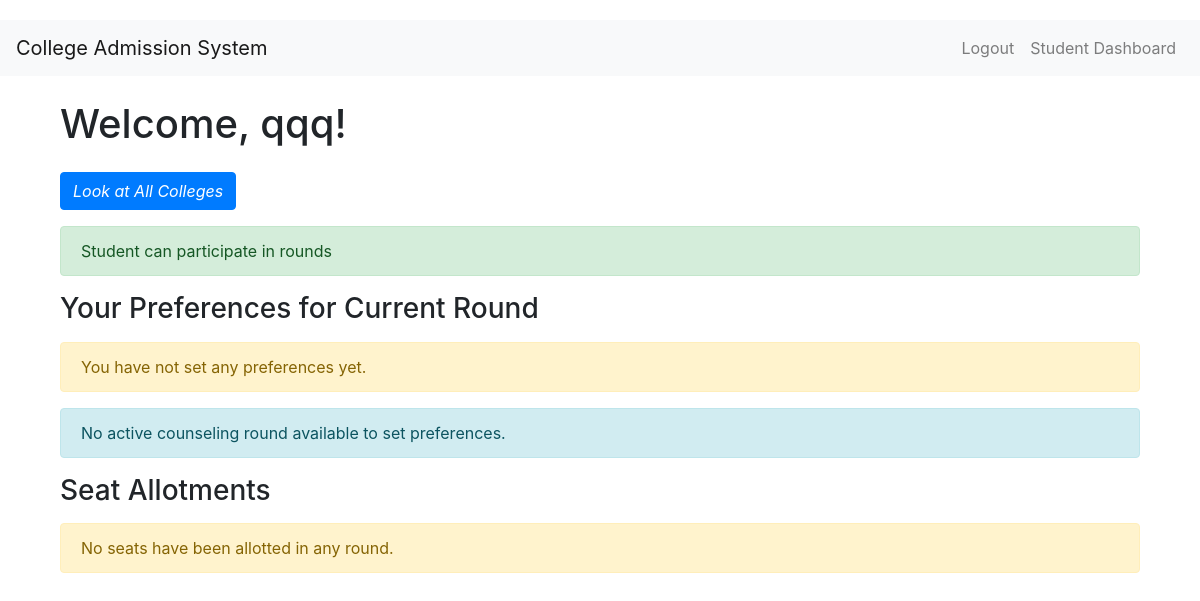
Before: /student/dashboard (signed in) with the older database file.
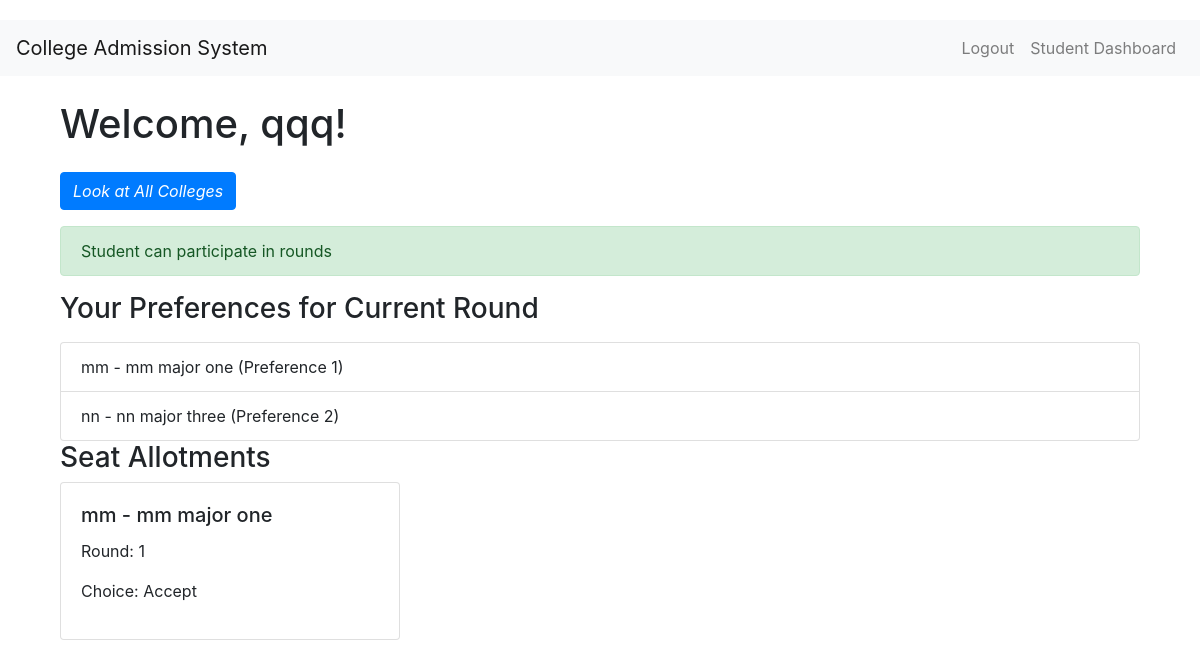
After: the same page with the newer database file.
### controllers/model.py (models this page shows, shortened)
class Student(db.Model):
    __tablename__ = 'students'
    id = db.Column(db.Integer, db.ForeignKey('users.id'),primary_key=True)
    name = db.Column(db.String(50), nullable=False)
    address = db.Column(db.String(200), nullable=True)
    eligibility_status = db.Column(db.Boolean, default=False)  # New field
    rank= db.Column(db.Integer,nullable=False)
    seat_preferences = db.relationship('SeatPreference', back_populates='student')  # Relationship with SeatPreference
    round_furthering=db.Column(db.Boolean, default=True) # Will student participate in further rounds

class SeatPreference(db.Model):
    __tablename__ = 'seat_preferences'
    id = db.Column(db.Integer, primary_key=True, autoincrement=True)
    round_id = db.Column(db.Integer, db.ForeignKey('round.round_id'), nullable=False)
    student_id = db.Column(db.Integer, db.ForeignKey('students.id'), nullable=False)
    college_id = db.Column(db.Integer, db.ForeignKey('colleges.id'), nullable=False)
    major_id = db.Column(db.Integer, db.ForeignKey('majors.id'), nullable=False)
    preference_order = db.Column(db.Integer, nullable=False)  # The order of preference (1, 2, etc.)
    student = db.relationship('Student', back_populates='seat_preferences')
    college = db.relationship('College', backref=db.backref('seat_preferences', lazy=True))
    major = db.relationship('Major', backref=db.backref('seat_preferences', lazy=True))
    round = db.relationship('Round', backref=db.backref('seat_preferences', lazy=True))

class College(db.Model):
    __tablename__ = 'colleges'
    id = db.Column(db.Integer, db.ForeignKey('users.id'), primary_key=True)
    name = db.Column(db.String(50), nullable=False)
    experience = db.Column(db.Integer, nullable=False)
    description = db.Column(db.Text)
    doc_url = db.Column(db.String(200), nullable=True)
    is_approved = db.Column(db.Boolean, default=False)
    is_complete = db.Column(db.Boolean, default=False)

class Major(db.Model):
    __tablename__= 'majors'
    id = db.Column(db.Integer, primary_key=True, autoincrement=True)
    college_id = db.Column(db.Integer, db.ForeignKey('colleges.id'), nullable=False)
    name = db.Column(db.String(50), nullable=False)
    seat_count = db.Column(db.Integer, nullable=False, default=0)
    alloted_seat_count = db.Column(db.Integer, nullable=False, default=0)
    college = db.relationship('College', backref=db.backref('majors', cascade='all, delete-orphan'))

class StudentAllotment(db.Model):
    _tablename_ = 'student_allotment'
    id = db.Column(db.Integer, primary_key=True)
    student_id = db.Column(db.Integer, db.ForeignKey('students.id'), nullable=False)  # Foreign key to Student
    pref_id = db.Column(db.Integer, db.ForeignKey('seat_preferences.id'), nullable=False)    # Foreign key to Preference
    round_id = db.Column(db.Integer, db.ForeignKey('round.round_id'), nullable=False)       # Foreign key to Round
    status = db.Column(db.String(10), nullable=False)   # "active" or "no"
    choice = db.Column(db.String(100))
    round = db.relationship('Round', back_populates='student_allotments')
    student = db.relationship('Student', backref='student_allotments')
    preference = db.relationship('SeatPreference', backref='student_allotments')

### controllers/routes.py (the view, shortened to what this page needs)
@main.route('/student/dashboard', methods=['GET', 'POST'])
def student_dashboard():
    current_user_id = session.get('user_id')
    student = Student.query.filter_by(id=current_user_id).first()
    active_round = Round.query.filter_by(is_active=True).first()
    college_major_pairs = db.session.query(
        Major.id.label('major_id'),
        Major.name.label('major_name'),
        College.id.label('college_id'),
        College.name.label('college_name')
    ).join(College).all()
    saved_preferences = SeatPreference.query.filter_by(student_id=current_user_id).all()
    seat_allotments = StudentAllotment.query.filter_by(student_id=current_user_id).all()
    return render_template(
        'student_dashboard.html',
        student=student,
        college_major_pairs=college_major_pairs,
        saved_preferences=saved_preferences,
        active_round=active_round,
        seat_allotments=seat_allotments
    )

### templates/student_dashboard.html (shortened to what this page needs)
{% extends "base.html" %}
{% block content %}
<div class="container mt-4">
    <h1>Welcome, {{ student.name }}!</h1>
    <a href="{{ url_for('main.view_colleges') }}" class="btn btn-primary mt-3">Look at All Colleges</a>
    {% if student.eligibility_status %}
        <div class="alert alert-success mt-3">
            Student can participate in rounds
        </div>
        <h3>Your Preferences for Current Round</h3>
        {% if saved_preferences %}
            <ul class="list-group mt-3">
                {% for preference in saved_preferences %}
                    <li class="list-group-item">
                        {{ preference.college.name }} - {{ preference.major.name }} (Preference {{ preference.preference_order }})
                    </li>
                {% endfor %}
            </ul>
        {% else %}
            <div class="alert alert-warning mt-3">
                You have not set any preferences yet.
            </div>
            {% if active_round %}
            <h3>Set Your Preferences for Round {{ active_round.round_number }}</h3>
            <form method="POST" action="{{ url_for('main.student_dashboard') }}">
                <div class="mb-3">
                    <label for="preference1" class="form-label">Preference 1</label>
                    <select class="form-select" id="preference1" name="preference1" required>
                        <option value="">Select a College-Major Pair</option>
                        {% for college_major in college_major_pairs %}
                            <option value="{{ college_major.major_id }}">{{ college_major.college_name }} - {{ college_major.major_name }}</option>
                        {% endfor %}
                    </select>
                </div>
                <div class="mb-3">
                    <label for="preference2" class="form-label">Preference 2</label>
                    <select class="form-select" id="preference2" name="preference2" required>
                        <option value="">Select a College-Major Pair</option>
                        {% for college_major in college_major_pairs %}
                            <option value="{{ college_major.major_id }}">{{ college_major.college_name }} - {{ college_major.major_name }}</option>
                        {% endfor %}
                    </select>
                </div>
                <button type="submit" class="btn btn-primary">Save Preferences</button>
            </form>
            {% else %}
                <div class="alert alert-info mt-3">
                    No active counseling round available to set preferences.
                </div>
            {% endif %}
        {% endif %}
        <h3>Seat Allotments</h3>
        {% if seat_allotments %}
            <div class="row">
                {% for allotment in seat_allotments %}
                    <div class="col-md-4 mb-4">
                        <div class="card">
                            <div class="card-body">
                                <h5 class="card-title">{{ allotment.preference.college.name }} - {{ allotment.preference.major.name }}</h5>
                                <p>Round: {{ allotment.round_id }}</p>
                                {% if allotment.status == 'active' and student.round_furthering and (not allotment.choice or allotment.choice == 'NULL') %}
                                    <form method="POST" action="{{ url_for('main.update_choice', allotment_id=allotment.id) }}">
                                        <div class="mb-3">
                                            <label for="choice{{ allotment.id }}" class="form-label">Choose an option:</label>
                                            <select class="form-select" id="choice{{ allotment.id }}" name="choice" required>
                                                <option value="">Select an Option</option>
                                                <option value="accept">Accept</option>
                                                <option value="freeze_and_upgrade">Freeze and Upgrade</option>
                                                <option value="reject_and_upgrade">Reject and Upgrade</option>
                                                <option value="withdraw">Withdraw</option>
                                            </select>
                                        </div>
                                        <button type="submit" class="btn btn-primary">Submit</button>
                                    </form>
                                {% elif allotment.choice %}
                                    <p>Choice: {{ allotment.choice.replace('_', ' ').title() }}</p>
                                {% else %}
                                    <p>No action required for this allotment.</p>
                                {% endif %}
                            </div>
                        </div>
                    </div>
                {% endfor %}
            </div>
        {% else %}
            <div class="alert alert-warning mt-3">
                No seats have been allotted in any round.
            </div>
        {% endif %}
    {% else %}
        <div class="alert alert-danger mt-3">
            Student is not eligible for rounds
        </div>
    {% endif %}
</div>
{% endblock %}

### templates/base.html (shortened to what this page needs)
<!DOCTYPE html>
<html lang="en">
<head>
    <link rel="stylesheet" href="{{ url_for('static', filename='css/style.css') }}">
    <link rel="stylesheet" href="https://stackpath.bootstrapcdn.com/bootstrap/4.5.2/css/bootstrap.min.css">
</head>
<body>
    <nav class="navbar navbar-expand-lg navbar-light bg-light">
        <a class="navbar-brand" href="/">College Admission System</a>
        <div class="collapse navbar-collapse">
            <ul class="navbar-nav ml-auto">
                <li class="nav-item">
                    <a class="nav-link" href="{{ url_for('main.logout') }}">Logout</a>
                </li>
                {% if session.get('user_role') == 'admin' %}
                <li class="nav-item">
                    <a class="nav-link" href="{{ url_for('main.admin_dashboard') }}">Admin Dashboard</a>
                </li>
                {% elif session.get('user_role') == 'COLLEGE' %}
                <li class="nav-item">
                    <a class="nav-link" href="{{ url_for('main.college_dashboard') }}">College Dashboard</a>
                </li>
                {% elif session.get('user_role') == 'STUDENT' %}
                <li class="nav-item">
                    <a class="nav-link" href="{{ url_for('main.student_dashboard') }}">Student Dashboard</a>
                </li>
                {% endif %}
            </ul>
        </div>
    </nav>
    <div class="container mt-4">
        {% block content %}{% endblock %}
    </div>
</body>
</html>

### static/style.css (style rules this page uses)
.btn { padding: 10px 40px; background-color: #236B8E; color: #FFFFFF; font-style: oblique; font-weight: bold; border-radius: 10px; }
::placeholder { color: #FFFFFF; opacity: 1; font-style: oblique; font-weight: bold; }
body { padding-top: 20px; }

Changed rows visible on the page:
now on this page (row edited): SeatPreference: college.name "mm", major.name "mm major one", preference_order "1"
now on this page (row edited): SeatPreference: college.name "nn", major.name "nn major three", preference_order "2"
added StudentAllotment: preference.college.name "mm", preference.major.name "mm major one", round_id "1", choice.replace "Accept"
Other visible differences:
text no longer shown: "You have not set any preferences yet. No active counseling round available to set preferences. No seats have been allotted in any round."
